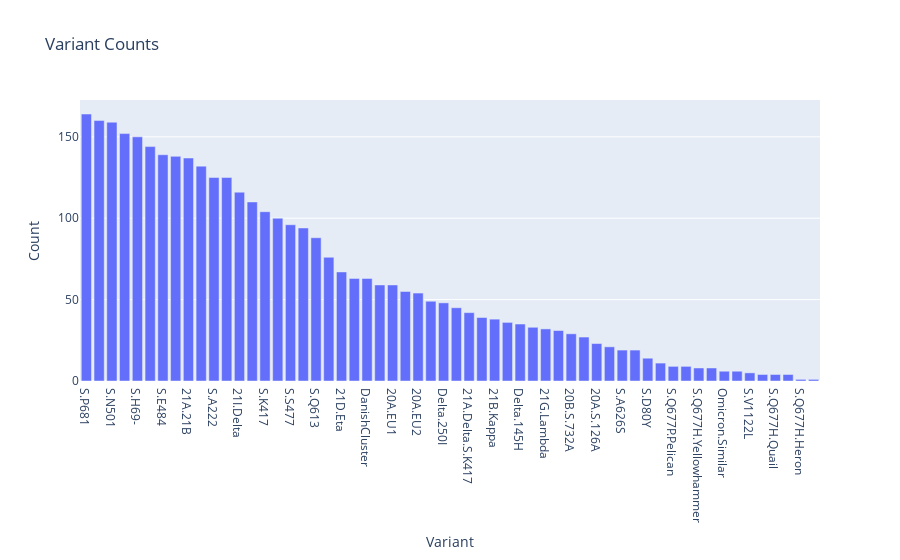

The notebook cell saved with this chart:
### Code cell
# 1. Bar Chart: Variant Counts
variant_counts = df['variant'].value_counts().reset_index()
variant_counts.columns = ['variant', 'count']
fig = px.bar(variant_counts, x='variant', y='count', labels={'variant':'Variant', 'count':'Count'}, title='Variant Counts')
fig.show()

### Figure 1 — Plotly figure (JSON) as saved in the notebook; plotly's stock layout.template omitted (floating-point values rounded to 4 significant figures)
{"data": [{"hovertemplate": "Variant=%{x}<br>Count=%{y}<extra></extra>", "legendgroup": "", "marker": {"color": "#636efa", "pattern": {"shape": ""}}, "name": "", "orientation": "v", "showlegend": false, "textposition": "auto", "type": "bar", "x": ["S.P681", "ORF1a.S3675", "S.N501", "S.Y144-", "S.H69-", "20I.Alpha.V1", "S.E484", "21J.Delta", "21A.21B", "S.L18", "S.A222", "S.Q677", "21I.Delta", "21A.Delta", "S.K417", "S.H655", "S.S477", "20H.Beta.V2", "S.Q613", "S.T572", "21D.Eta", "20J.Gamma.V3", "DanishCluster", "S.Y145", "20A.EU1", "20B.S.796H", "20A.EU2", "S.N439K", "Delta.250I", "Delta.ORF1a3059F", "21A.Delta.S.K417", "S.S98F", "21B.Kappa", "21H.Mu", "Delta.145H", "21F.Iota", "21G.Lambda", "21C.Epsilon", "20B.S.732A", "Delta.299I", "20A.S.126A", "20A.S.210T", "S.A626S", "S.Y453F", "S.D80Y", "21K.Omicron", "S.Q677P.Pelican", "S.Q677H.Robin2", "S.Q677H.Yellowhammer", "S.Q677H.Bluebird", "Omicron.Similar", "S.Q677H.Robin1", "S.V1122L", "Delta.N.412R", "S.Q677H.Quail", "S.Q677H.Mockingbird", "S.Q677H.Heron", "S.Q677R.Roadrunner"], "xaxis": "x", "y": [164, 160, 159, 152, 150, 144, 139, 138, 137, 132, 125, 125, 116, 110, 104, 100, 96, 94, 88, 76, 67, 63, 63, 59, 59, 55, 54, 49, 48, 45, 42, 39, 38, 36, 35, 33, 32, 31, 29, 27, 23, 21, 19, 19, 14, 11, 9, 9, 8, 8, 6, 6, 5, 4, 4, 4, 1, 1], "yaxis": "y"}], "layout": {"barmode": "relative", "legend": {"tracegroupgap": 0}, "title": {"text": "Variant Counts"}, "xaxis": {"anchor": "y", "domain": [0, 1], "title": {"text": "Variant"}}, "yaxis": {"anchor": "x", "domain": [0, 1], "title": {"text": "Count"}}}}
